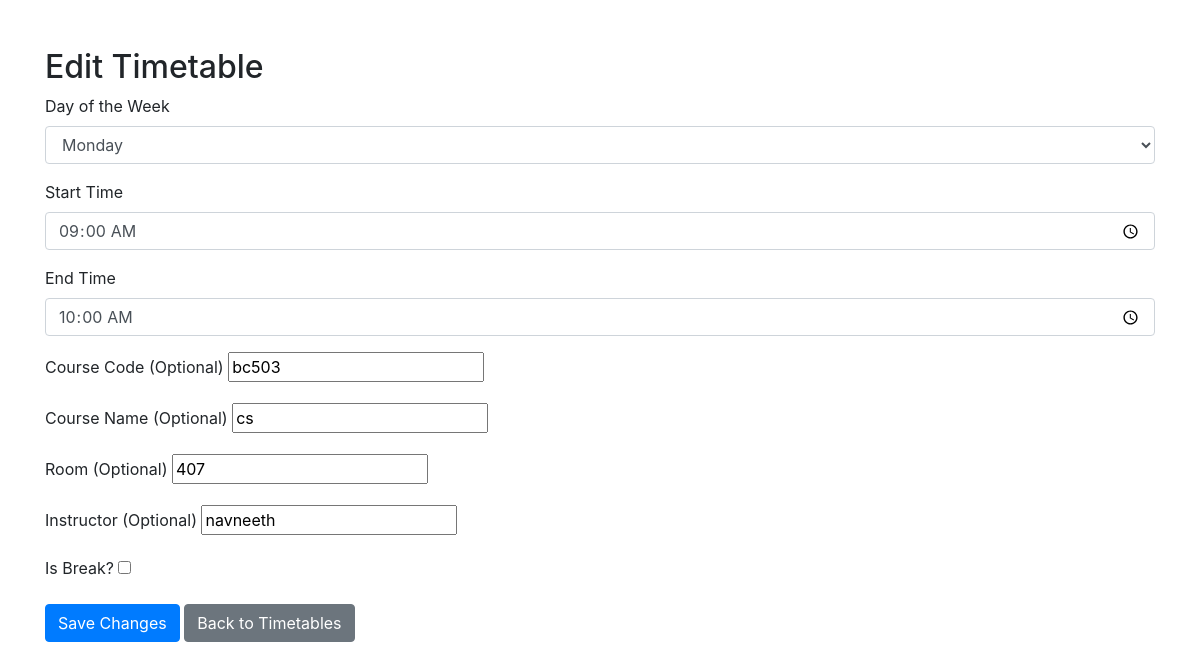
/timetable/edit/7/, run on the app's committed database.
### web_T/models.py (models this page shows, shortened)
class Timetable(models.Model):
    DAY_CHOICES = [
        ('Monday', 'Monday'),
        ('Tuesday', 'Tuesday'),
        ('Wednesday', 'Wednesday'),
        ('Thursday', 'Thursday'),
        ('Friday', 'Friday'),
        ('Saturday', 'Saturday'),
        ('Sunday', 'Sunday'),
    ]
    day = models.CharField(max_length=20, null=True, blank=True, help_text="Day of the week for the session.")
    time_slots = models.JSONField(default=dict, blank=True, null=True)
    time_08_00_09_00 = models.CharField(max_length=100, blank=True, null=True)
    time_09_00_10_00 = models.CharField(max_length=100, blank=True, null=True)
    time_10_00_11_00 = models.CharField(max_length=100, blank=True, null=True)
    time_11_00_12_00 = models.CharField(max_length=100, blank=True, null=True)
    time_12_00_13_00 = models.CharField(max_length=100, blank=True, null=True)
    time_13_00_14_00 = models.CharField(max_length=100, blank=True, null=True)
    time_14_00_15_00 = models.CharField(max_length=100, blank=True, null=True)
    time_15_00_16_00 = models.CharField(max_length=100, blank=True, null=True)
    start_time = models.TimeField(help_text="Start time of the session.")
    end_time = models.TimeField(help_text="End time of the session.")
    day_of_week = models.CharField(
        max_length=9,
        choices=DAY_CHOICES,
        default='Monday',  # Default value
        help_text="Day of the week for the session."
    )
    course_code = models.CharField(
        max_length=20,
        blank=True,
        null=True,
        help_text="Optional course code."
    )
    course_name = models.CharField(
        max_length=100,
        blank=True,
        null=True,
        help_text="Optional course name. If not provided, will be considered 'Free'."
    )
    room = models.CharField(
        max_length=20,
        blank=True,
        null=True,
        help_text="Optional room number or location."
    )
    instructor = models.CharField(
        max_length=100,
        blank=True,
        null=True,
        help_text="Optional instructor name."
    )
    is_break = models.BooleanField(
        default=False,
        help_text="Mark as a break or empty slot."
    )

### web_T/views.py (the view)
# urls.py: path('timetable/edit/<int:pk>/', views.edit_timetable, name='edit_timetable'),
def edit_timetable(request, pk):
    timetable = get_object_or_404(Timetable, pk=pk)
    if request.method == 'POST':
        form = TimetableForm(request.POST, instance=timetable)
        if form.is_valid():
            form.save()
            return redirect('timetable_view')  # Redirect to the timetable list or other desired page
    else:
        form = TimetableForm(instance=timetable)
    return render(request, 'edit_timetable.html', {'form': form})

### web_T/forms.py (shortened to what this page needs)
class TimetableForm(forms.ModelForm):
    class Meta:
        model = Timetable
        fields = ['day_of_week', 'start_time', 'end_time', 'course_code', 'course_name', 'room', 'instructor', 'is_break',
                  'time_08_00_09_00', 'time_09_00_10_00', 'time_10_00_11_00', 'time_11_00_12_00', 'time_12_00_13_00',
                  'time_13_00_14_00', 'time_14_00_15_00', 'time_15_00_16_00']  # include time slots if needed
        widgets = {
            'start_time': forms.TimeInput(format='%H:%M', attrs={'type': 'time', 'class': 'form-control'}),
            'end_time': forms.TimeInput(format='%H:%M', attrs={'type': 'time', 'class': 'form-control'}),
        }

### template/edit_timetable.html (shortened to what this page needs)
<!DOCTYPE html>
<html lang="en">
<head>
    <link rel="stylesheet" href="https://stackpath.bootstrapcdn.com/bootstrap/4.3.1/css/bootstrap.min.css">
</head>
<body>
    <div class="container mt-5">
        <h2>Edit Timetable</h2>
        <form method="post">
            <div class="form-group">
                <label for="day_of_week">Day of the Week</label>
                <select name="day_of_week" id="day_of_week" class="form-control" required>
                    <option value="Monday" {% if form.day_of_week.value == "Monday" %}selected{% endif %}>Monday</option>
                </select>
            </div>
            <div class="form-group">
                <label for="start_time">Start Time</label>
                {{ form.start_time }}
            </div>
            <div class="form-group">
                <label for="end_time">End Time</label>
                {{ form.end_time }}
            </div>
            <div class="form-group">
                <label for="course_code">Course Code (Optional)</label>
                {{ form.course_code }}
            </div>
            <div class="form-group">
                <label for="course_name">Course Name (Optional)</label>
                {{ form.course_name }}
            </div>
            <div class="form-group">
                <label for="room">Room (Optional)</label>
                {{ form.room }}
            </div>
            <div class="form-group">
                <label for="instructor">Instructor (Optional)</label>
                {{ form.instructor }}
            </div>
            <div class="form-group">
                <label for="is_break">Is Break?</label>
                {{ form.is_break }}
            </div>
            <button type="submit" class="btn btn-primary">Save Changes</button>
            <a href="{% url 'timetable_view' %}" class="btn btn-secondary">Back to Timetables</a>
        </form>
    </div>
</body>
</html>

### data on the page
Timetable: day_of_week "Monday", start_time "09:00", end_time "10:00", course_code "bc503", course_name "cs", room "407", instructor "navneeth"
